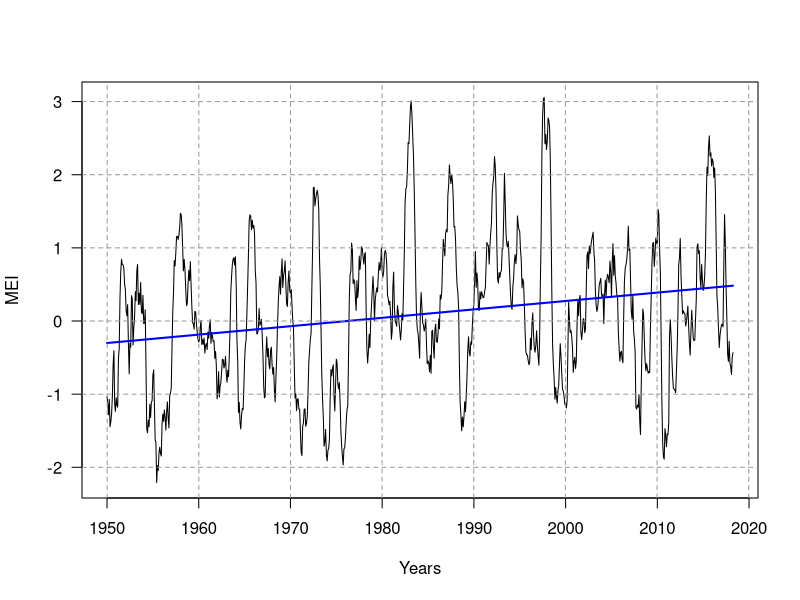

Generate this figure with R:
# Data for the chart, hardcoded here 
# available at https://www.esrl.noaa.gov/psd/enso/mei/table.html
valMEI<- c(-1.03,-1.133,-1.283,-1.071,-1.445,-1.376,-1.267,-1.03,-.597,-.406,-1.138,-1.235
       ,-1.049,-1.152,-1.178,-.511,-.374,.319,.676,.842,.773,.768,.726,.504
       ,.433,.138,.071,.224,-.307,-.722,-.307,-.358,.347,.306,-.328,-.098
       ,.044,.401,.277,.687,.773,.226,.379,.228,.527,.124,.099,.351
       ,-.036,-.027,.154,-.616,-1.478,-1.528,-1.356,-1.446,-1.138,-1.32,-1.113,-1.088
       ,-.74,-.669,-1.117,-1.621,-1.663,-2.209,-1.977,-2.043,-1.803,-1.725,-1.813,-1.846
       ,-1.408,-1.275,-1.371,-1.216,-1.316,-1.49,-1.245,-1.106,-1.327,-1.461,-1.014,-.993
       ,-.915,-.348,.108,.383,.826,.753,.924,1.157,1.158,1.114,1.167,1.268
       ,1.473,1.454,1.313,.991,.685,.841,.7,.442,.209,.237,.501,.691
       ,.553,.81,.502,.202,-.026,-.036,-.112,.13,.126,-.038,-.151,-.247
       ,-.287,-.253,-.082,.007,-.321,-.254,-.318,-.233,-.439,-.332,-.308,-.39
       ,-.15,-.235,-.073,.017,-.304,-.153,-.21,-.283,-.271,-.51,-.416,-.608
       ,-1.065,-.963,-.692,-1.04,-.894,-.839,-.682,-.523,-.528,-.642,-.598,-.482
       ,-.718,-.837,-.675,-.761,-.48,-.112,.403,.611,.778,.848,.866,.765
       ,.878,.481,-.256,-.545,-1.249,-1.113,-1.386,-1.476,-1.284,-1.196,-1.211,-.907
       ,-.536,-.329,-.259,.086,.474,.895,1.366,1.452,1.43,1.25,1.378,1.27
       ,1.307,1.186,.689,.515,-.178,-.169,-.116,.171,-.06,-.018,.022,-.181
       ,-.462,-.898,-1.05,-1.03,-.453,-.217,-.489,-.376,-.601,-.655,-.407,-.357
       ,-.602,-.727,-.635,-.944,-1.106,-.777,-.503,-.087,.244,.46,.607,.367
       ,.67,.849,.458,.622,.681,.823,.49,.232,.2,.537,.683,.417
       ,.38,.432,.228,.014,-.097,-.608,-1.053,-.995,-1.226,-1.068,-1.063,-1.203
       ,-1.204,-1.507,-1.79,-1.839,-1.444,-1.392,-1.206,-1.201,-1.439,-1.399,-1.301,-.969
       ,-.575,-.398,-.256,-.166,.428,.995,1.824,1.828,1.574,1.667,1.74,1.787
       ,1.723,1.515,.87,.491,-.096,-.728,-1.057,-1.323,-1.712,-1.65,-1.482,-1.826
       ,-1.912,-1.768,-1.743,-1.62,-1.061,-.663,-.751,-.649,-.599,-1.031,-1.23,-.886
       ,-.522,-.576,-.85,-.927,-.841,-1.115,-1.498,-1.704,-1.853,-1.968,-1.748,-1.732
       ,-1.587,-1.366,-1.213,-1.157,-.486,.306,.634,.676,1.064,.978,.511,.565
       ,.529,.29,.145,.552,.318,.443,.888,.706,.824,1.016,.99,.877
       ,.777,.912,.935,.199,-.381,-.575,-.421,-.182,-.364,.003,.203,.406
       ,.608,.379,.002,.301,.382,.453,.397,.637,.801,.694,.759,1.004
       ,.677,.601,.684,.912,.966,.931,.768,.349,.302,.223,.27,.111
       ,-.25,-.14,.455,.669,.189,.004,-.027,-.072,.209,.132,-.021,-.126
       ,-.258,-.125,.1,.008,.445,.947,1.613,1.806,1.835,2.061,2.441,2.425
       ,2.677,2.931,3.008,2.812,2.538,2.255,1.792,1.184,.507,.056,-.115,-.17
       ,-.314,-.509,.151,.39,.189,-.023,-.054,-.138,-.085,.026,-.332,-.585
       ,-.546,-.576,-.696,-.468,-.715,-.14,-.126,-.35,-.508,-.119,-.042,-.279
       ,-.293,-.183,.028,-.107,.355,.301,.402,.787,1.116,1.002,.89,1.202
       ,1.249,1.218,1.716,1.855,2.134,1.975,1.878,2.003,1.905,1.671,1.286,1.293
       ,1.115,.716,.495,.389,.196,-.556,-1.107,-1.284,-1.501,-1.313,-1.447,-1.311
       ,-1.103,-1.241,-1.035,-.76,-.402,-.216,-.429,-.479,-.287,-.319,-.058,.131
       ,.243,.573,.951,.46,.658,.527,.151,.145,.398,.303,.4,.362
       ,.319,.323,.399,.449,.748,1.074,1.044,1.031,.778,1.031,1.202,1.34
       ,1.747,1.886,1.985,2.247,2.112,1.75,1.048,.58,.518,.663,.595,.664
       ,.692,.99,.987,1.408,2.019,1.635,1.206,1.05,1.011,1.09,.848,.595
       ,.352,.193,.159,.465,.585,.819,.907,.783,.931,1.437,1.312,1.251
       ,1.219,.959,.845,.453,.576,.53,.234,-.13,-.416,-.461,-.463,-.537
       ,-.597,-.566,-.236,-.391,-.044,.111,-.173,-.358,-.426,-.338,-.134,-.325
       ,-.48,-.605,-.248,.527,1.14,2.287,2.827,3.037,3.057,2.423,2.551,2.344
       ,2.455,2.777,2.751,2.658,2.237,1.356,.392,-.319,-.6,-.789,-1.069,-.908
       ,-1.039,-1.123,-.95,-.88,-.601,-.31,-.477,-.725,-.937,-.954,-1.031,-1.142
       ,-1.122,-1.189,-1.09,-.397,.257,.02,-.157,-.129,-.21,-.367,-.701,-.55
       ,-.496,-.649,-.548,-.05,.288,.071,.299,.35,-.147,-.255,-.138,.033
       ,.017,-.16,-.118,.401,.891,.945,.716,1.025,.921,1.02,1.101,1.156
       ,1.214,.944,.83,.413,.214,.131,.178,.329,.492,.534,.584,.362
       ,.332,.37,-.036,.358,.56,.327,.574,.639,.591,.524,.818,.684
       ,.325,.816,1.057,.626,.893,.612,.519,.362,.329,-.152,-.374,-.55
       ,-.428,-.414,-.521,-.571,.043,.546,.718,.77,.84,.976,1.297,.965
       ,.985,.537,.125,.026,.354,-.136,-.247,-.427,-1.175,-1.204,-1.149,-1.178
       ,-1.006,-1.371,-1.552,-.858,-.349,.164,.089,-.252,-.545,-.681,-.584,-.646
       ,-.714,-.69,-.705,-.106,.328,.779,1.06,1.073,.745,.924,1.134,1.059
       ,1.066,1.526,1.462,.978,.668,-.211,-1.099,-1.662,-1.86,-1.888,-1.472,-1.558
       ,-1.719,-1.544,-1.554,-1.387,-.202,.016,-.191,-.502,-.751,-.917,-.933,-.945
       ,-.98,-.675,-.382,.11,.769,.866,1.128,.628,.351,.097,.141,.111
       ,.103,-.068,-.026,.09,.203,-.078,-.311,-.466,-.125,.148,-.042,-.234
       ,-.27,-.259,.018,.295,1.01,1.057,.921,.961,.593,.45,.773,.566
       ,.417,.464,.614,.916,1.592,2.101,1.987,2.365,2.532,2.256,2.3,2.12
       ,2.216,2.17,1.963,2.094,1.77,1.069,.354,.186,-.091,-.363,-.197,-.11
       ,-.052,-.043,-.08,.744,1.455,1.049,.461,.027,-.449,-.551,-.277,-.576
       ,-.623,-.731,-.502,-.432)

MEI <- ts(valMEI, frequency=12, start=c(1950,1)) # useful time series (ts) function!

Years <- seq(as.Date("1950/1/1"), by = "month", length.out = 820) # only needed for hardcoded x axis


lin.mod <- lm(MEI~Years) # trend line
pr.lm <- predict(lin.mod)

plot(Years, MEI, "l", las=1,xaxt='n') #xaxt=n to suppress x vals; plots the graph
lines(pr.lm~Years, col="blue", lwd=2)

xmin<-min(Years,na.rm=T);xmax<-max(as.Date('2020/1/1'),na.rm=T) # these three lines only used for x axis plot
xseq<-seq.Date(xmin,xmax,by='10 years')
axis.Date(side=1,at=xseq,format='%Y',las=1)

abline(h = 0, col = "gray60", lty=2) # create grid through single lines with x and y values
abline(h = 1, col = "gray60", lty=2)
abline(h = 2, col = "gray60", lty=2)
abline(h = 3, col = "gray60", lty=2)
abline(h = -1, col = "gray60", lty=2)
abline(h = -2, col = "gray60", lty=2)

abline(v=0, col = "gray60", lty=2)
abline(v=-3650, col = "gray60", lty=2) #trial and error based y values, as time series makes it complicated
abline(v=-7300, col = "gray60", lty=2) 
abline(v=3650, col = "gray60", lty=2) 
abline(v=7300, col = "gray60", lty=2) 
abline(v=10950, col = "gray60", lty=2) 
abline(v=14600, col = "gray60", lty=2) 
abline(v=18250, col = "gray60", lty=2) 
